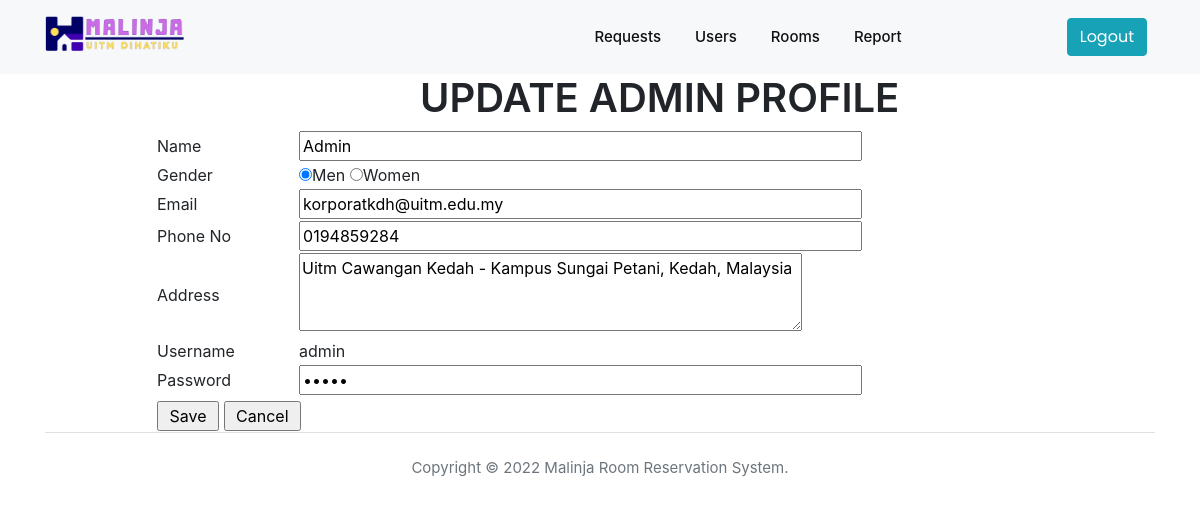
/admin/admin/update_admin.php?user_id=58 (signed in), run on the app's committed database.
### tables this page shows
CREATE TABLE `user` (
  `user_id` int(11) NOT NULL,
  `username` varchar(255) NOT NULL,
  `password` varchar(255) NOT NULL,
  `name` varchar(255) NOT NULL,
  `gender` char(1) NOT NULL,
  `address` varchar(255) NOT NULL,
  `telephone` varchar(11) NOT NULL,
  `email` varchar(255) NOT NULL,
  `dependant_ic` bigint(13) NOT NULL,
  `level_id` int(1) NOT NULL DEFAULT 2
);

### admin/admin/update_admin.php (the view, shortened to what this page needs)
<!DOCTYPE html>
<html lang="en">
<head>
  <link rel="stylesheet" href="vendors/owl-carousel/css/owl.carousel.min.css">
  <link rel="stylesheet" href="vendors/owl-carousel/css/owl.theme.default.css">
  <link rel="stylesheet" href="vendors/mdi/css/materialdesignicons.min.css">
  <link rel="stylesheet" href="vendors/aos/css/aos.css">
  <link rel="stylesheet" href="css/style.min.css">
  <link rel="stylesheet" href="css/bookBox.css">
<link rel='stylesheet' href='https://cdnjs.cloudflare.com/ajax/libs/twitter-bootstrap/4.1.3/css/bootstrap.min.css'>
<link rel='stylesheet' href='https://cdnjs.cloudflare.com/ajax/libs/font-awesome/5.12.1/css/all.min.css'>
</head>
<body id="body" data-spy="scroll" data-target=".navbar" data-offset="100">
  <header id="header-section">
    <nav class="navbar navbar-expand-lg pl-3 pl-sm-0" id="navbar">
    <div class="container">
      <div class="navbar-brand-wrapper d-flex w-100">
        <img src="images/logohoriz.png" alt="" style="width:150px;">
      </div>
      <div class="collapse navbar-collapse navbar-menu-wrapper" id="navbarSupportedContent">
        <ul class="navbar-nav align-items-lg-center align-items-start ml-auto">
          <li class="nav-item">
            <a class="nav-link" href="index.php">Requests <span class="sr-only">(current)</span></a>
          </li>
          <li class="nav-item">
            <a class="nav-link" href="users.php">Users</a>
          </li>
          <li class="nav-item">
            <a class="nav-link" href="take3iwanttodie.php">Rooms</a>
          </li>
          <li class="nav-item">
            <a class="nav-link" href="#feedback-section">Report</a>
          </li>
          <li class="nav-item btn-contact-us pl-4 pl-lg-0">
            <button class="btn btn-info" data-toggle="modal" data-target="#exampleModal" ><a href="../index.php"><div style="color:white">Logout</div></a></button>
          </li>
        </ul>
      </div>
    </div>
    </nav>
  </header>
<div class="container">
    <div class="col-12 col-lg-7 grid-margin grid-margin-lg-0" data-aos="fade-right" style="margin-left:360px;">
      <h1 class="font-weight-semibold">UPDATE ADMIN PROFILE</h1>
      </div>
<?php
include('../php/dbconn.php');
$user = $_SESSION['username'];
$user_id = $_GET['user_id'];
?>
<?php
  $query = "SELECT * FROM user WHERE user_id='$user_id'";
  $result = mysqli_query($dbconn, $query) or die ("Error: " . mysqli_error($dbconn));
  $row = mysqli_fetch_array($result);
?>
<fieldset>
<form name="edit_user" method="POST" action="db_update_user.php?userid=<?php echo $user_id;?>">
    <table width="80%" border="0" align="center">
      <tr>
        <td width="16%">Name</td>
        <td width="84%"><input type="text" name="name" size="50" value="<?php echo ucwords (strtolower($row['name'])); ?>" /></td>
      </tr>
      <tr>
        <td width="16%">Gender</td>
        <td>
        <input name="gender" type="radio" value="1" <?php if($row['gender']==1) { echo 'checked'; } ?> />Men
    <input name="gender" type="radio" value="2" <?php if($row['gender']==2) { echo 'checked'; } ?>/>Women
        </td>
      </tr>
    <tr>
        <td width="16%">Email</td>
        <td><input type="text" name="email" size="50" value="<?php echo $row['email']; ?>"/></td>
      </tr>
    <tr>
        <td width="16%">Phone No</td>
        <td><input type="text" name="phone" size="50" value="<?php echo $row['telephone']; ?>"/></td>
      </tr>
      <tr>
        <td width="16%">Address</td>
        <td><textarea name="address" cols="47" rows="3"><?php echo ucwords (strtolower($row['address'])); ?></textarea></td>
      </tr>
      <tr>
        <td width="16%">Username</td>
        <td><?php echo $row['username']; ?>
          <input type="hidden" name="username" size="50" value="<?php echo $row['username']; ?>" /></td>
      </tr>
      <tr>
        <td width="16%">Password</td>
        <td><input type="password" name="password" size="50" value="<?php echo $row['password']; ?>" /></td>
      </tr>
    <tr>
        <td></td>
        <td>
      </td>
      </tr>
      <tr>
        <td colspan="2"><input type="hidden" name="user" value=" <?php echo $user; ?> " />
      </tr>
      <tr>
        <td colspan="2"><input type="submit" name="submit" value=" Save " />
        <input type="button" name="cancel" value=" Cancel " onclick="location.href='users.php'" />
    </table>
</form>
</fieldset>
 <footer class="border-top">
      <p class="text-center text-muted pt-4">Copyright © 2022 Malinja Room Reservation System.</p>
    </footer>
</body>
</html>

### data on the page
user: name "Admin", gender "☑", email "korporatkdh@uitm.edu.my", phone "0194859284", address "Uitm Cawangan Kedah - Kampus Sungai Petani, Kedah, Malaysia", username "admin"
